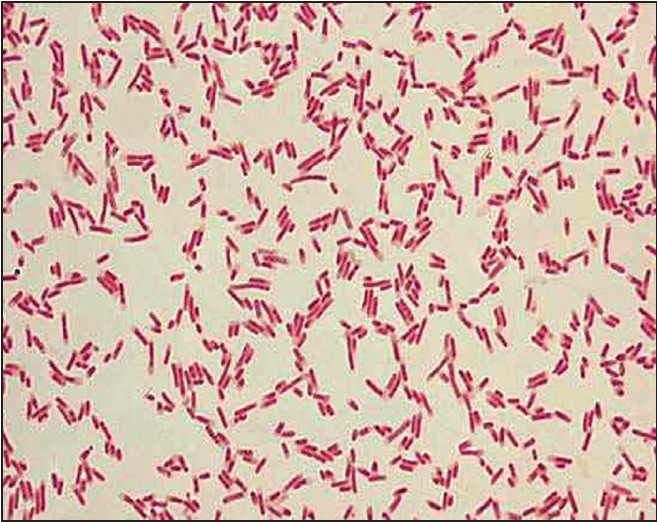
#> input picture ecoli.jpg, 657 x 522 px
$ python bactcount.py
#> lines starting #> are read from the running program, lines starting #| are printed output that depends on the picture; after the words box and inside, x2 and y2 are one past the last pixel; in counts of white or black regions, pixels touching at a corner belong together
# -*- coding: utf-8 -*-
"""
Created on Tue Oct  1 14:53:51 2019

@author: Alain
"""

import numpy as np
import matplotlib.pyplot as plt
from scipy import ndimage

#variables à changer :

image = 'ecoli.jpg' #nom de l'image du dossier courant/name of current file
margecrop0=10 #crop avant et après dans l'axeO /how many pixels to crop on 0 axis
margecrop1=10 #crop avant et après dans l'axe1 / how many pixels to crop on 1 axis
seuil=190 #quel seuil de détection des bactéries/rapport au fond / level of detection of bacterias
tmin=30 #taille au dessous de laquelle on considère qu'une bactérie n'en est pas une
#laisser a 0 avant interprétation de l'histogramme final.
# bottom level for the validation of the bacteria existence according it's size


image3=plt.imread(image)
#> image3 is the input picture: shape (522, 657, 3); mean R, G, B 211.4, 181, 168.5
plt.imshow(image3)
plt.show()

print(image3.shape)
#| (522, 657, 3)

#on passe de 3 dimensions à 2 dimensions:
image=image3[:,:,0]
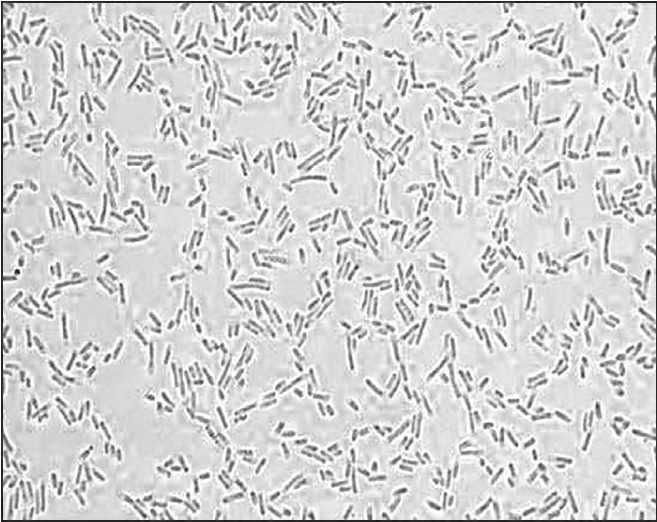
#> image: shape (522, 657); min 6, max 255, mean 211.4
plt.imshow(image)
plt.show()
print(image.shape)
#| (522, 657)


#affichage de l'histogramme
image_2=np.copy(image)
plt.hist(image_2.ravel(),bins=255)
plt.show()
#> figure, not shown here; tallest bar 16562 high, from x = 254 to 255


#crop de l'image qui présente des bandes périphériques en hyper et hyposignal
calcaxeO=image.shape[0]-margecrop0
#> calcaxeO = 512
calcaxe1=image.shape[1]-margecrop1
#> calcaxe1 = 647
image_c=image_2[margecrop0:calcaxeO,margecrop1:calcaxe1]
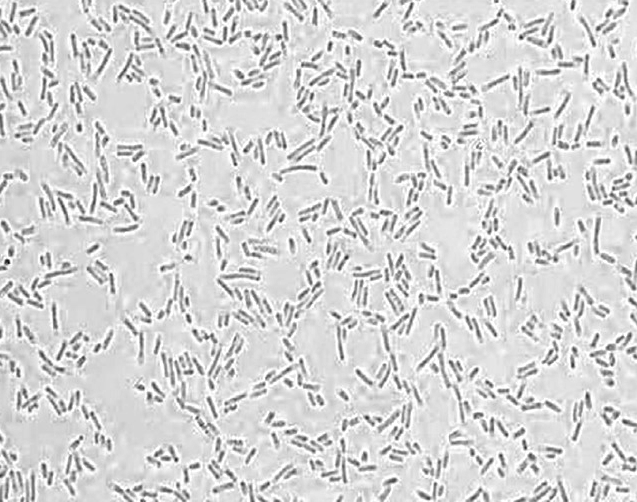
#> image_c: shape (502, 637); min 6, max 255, mean 213.4


#boolean indexing : selection des zones qui nous interessent

image_bool=image_c<seuil
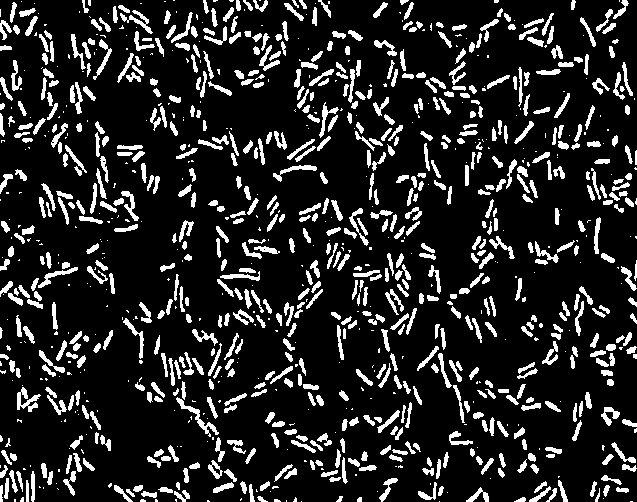
#> image_bool: shape (502, 637) bool; 15% white; 1068 white regions (362 under 20 px), largest, box (x1, y1, x2, y2) and area: (176, 397, 219, 437) 289, (17, 387, 41, 412) 257, (120, 10, 153, 34) 218
plt.imshow(image_bool) #affiche le calque bool qui sort les bactéries du fond

plt.show()

#mais il y a quelques artefacts que l'on va supprimer à l'aide des morphologies

open_x=ndimage.binary_opening(image_bool) #filtrage utilisant la morphologie dilation+erosion
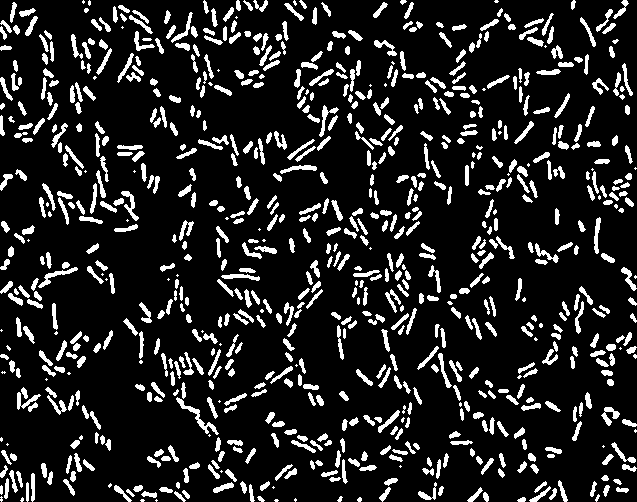
#> open_x: shape (502, 637) bool; 14% white; 831 white regions (83 under 20 px), largest, box (x1, y1, x2, y2) and area: (176, 397, 219, 435) 274, (38, 267, 78, 288) 194, (121, 191, 139, 221) 174
plt.imshow(open_x)
plt.show()

#nomage des bactéries :

label_image,n_labels=ndimage.label(open_x)
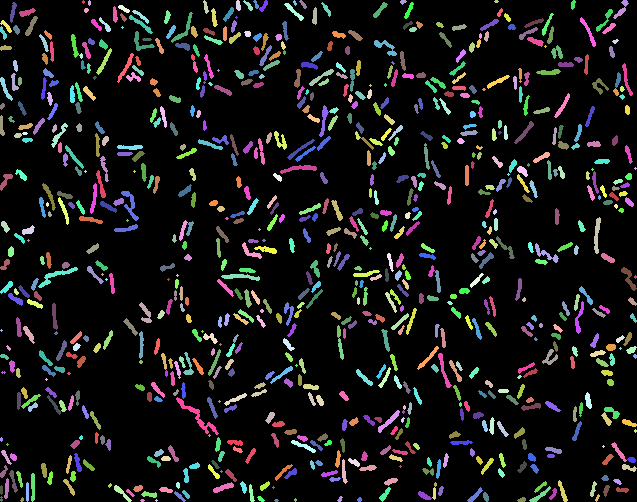
#> label_image: shape (502, 637) int32; 857 distinct labels, from 0 to 856; one colour per label, 0 black
#> n_labels = 856
print("nombre de bactéries : ",n_labels)
#| nombre de bactéries :  856
plt.imshow(label_image)
plt.show()


# mesure et affichage de la taille apparente des bactéries :

sizes=ndimage.sum(open_x,label_image, range(n_labels))
#> sizes = 856 values, max 274 at index 689, min 0 at index 0, mean 52.1
plt.scatter(range(n_labels),sizes)
plt.show()
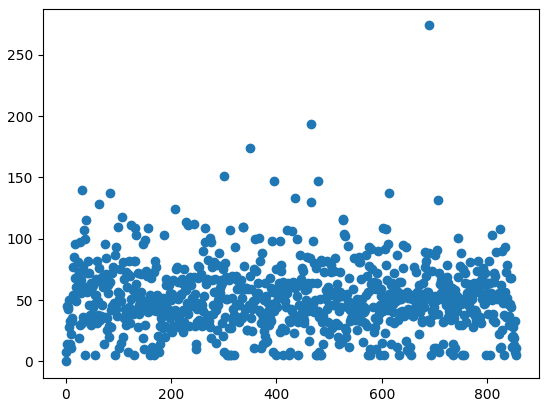
#> figure drawn by matplotlib, 1 panel

#ce qui permet de tracer cet histogramme :
plt.hist(sizes,bins=255)

plt.show()
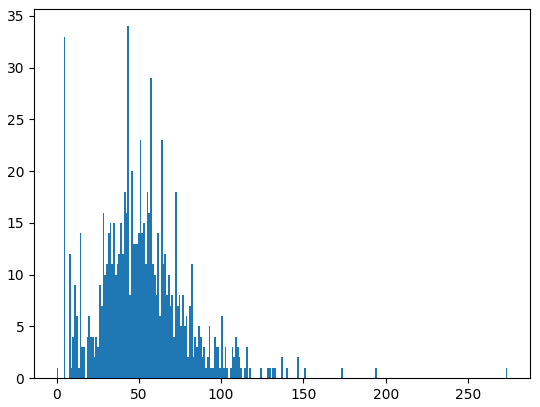
#> figure drawn by matplotlib, 1 panel; tallest bar 34 high, from x = 42.98 to 44.05
# cet histogramme montre des bactéries de trailles diverses, et on peut choisir une valeur
# au dessous de laquelle on considère que ce n'est plus une bactérie (t_min)

print("nombre de bactéries retenues au final : ",np.sum(sizes>tmin))
#| nombre de bactéries retenues au final :  700
